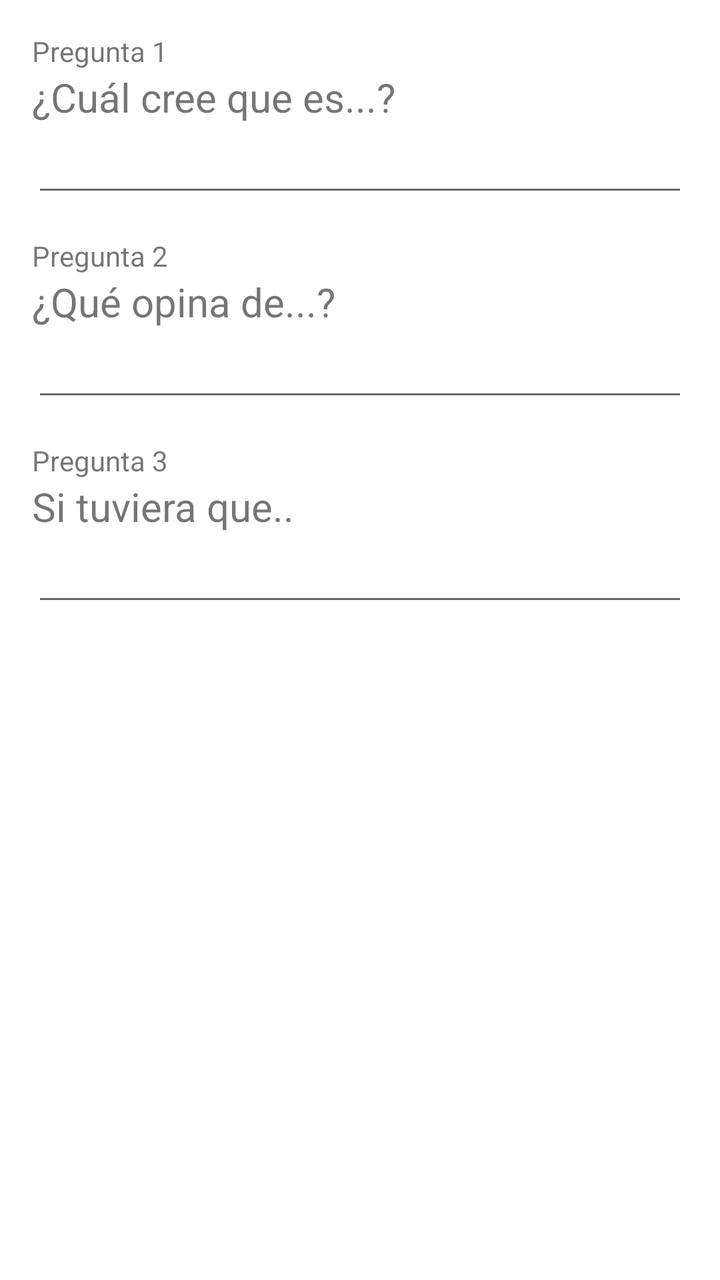
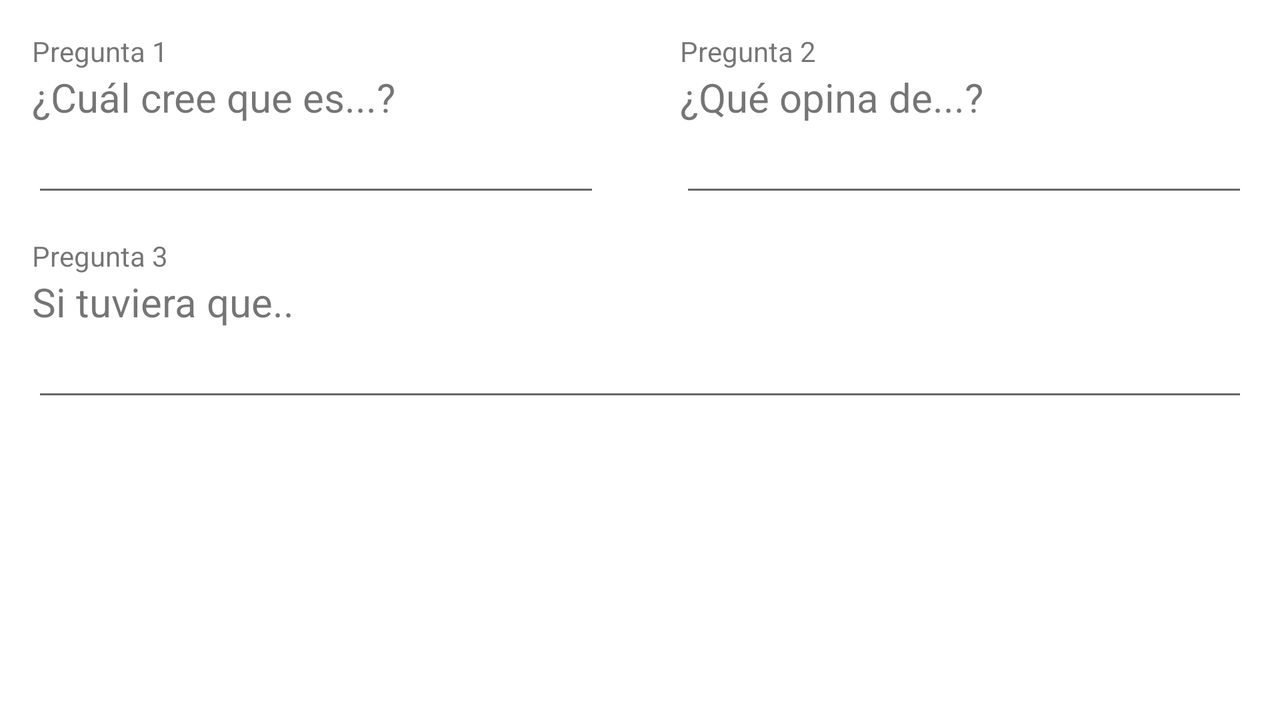

An Android layout and its configuration variant, each rendered on a device that would load it. The default file and the variant file are quoted in full after the pictures.
<!-- AndroidManifest.xml: application theme AppTheme -->
<!-- res/layout/activity_encuesta_docente.xml -->
<?xml version="1.0" encoding="utf-8"?>
<LinearLayout xmlns:android="http://schemas.android.com/apk/res/android"
    xmlns:tools="http://schemas.android.com/tools"
    android:layout_width="match_parent"
    android:layout_height="match_parent"
    android:paddingBottom="@dimen/activity_vertical_margin"
    android:paddingLeft="@dimen/activity_horizontal_margin"
    android:paddingRight="@dimen/activity_horizontal_margin"
    android:paddingTop="@dimen/activity_vertical_margin"
    tools:context=".activities.EncuestaDocenteActivity"
    android:orientation="vertical">

    <TextView
        android:layout_width="wrap_content"
        android:layout_height="wrap_content"
        android:text="Pregunta 1"  />

    <TextView
        android:layout_width="wrap_content"
        android:layout_height="wrap_content"
        android:text="¿Cuál cree que es...?"
        android:textSize="20sp"/>

    <EditText
        android:id="@+id/respuesta_pregunta_1"
        android:layout_width="match_parent"
        android:layout_height="wrap_content" />

    
    <TextView
        android:layout_marginTop="15dp"
        android:layout_width="wrap_content"
        android:layout_height="wrap_content"
        android:text="Pregunta 2"  />

    <TextView
        android:layout_width="wrap_content"
        android:layout_height="wrap_content"
        android:text="¿Qué opina de...?"
        android:textSize="20sp"/>

    <EditText
        android:layout_width="match_parent"
        android:layout_height="wrap_content" />

    
    <TextView
        android:layout_marginTop="15dp"
        android:layout_width="wrap_content"
        android:layout_height="wrap_content"
        android:text="Pregunta 3"  />

    <TextView
        android:layout_width="wrap_content"
        android:layout_height="wrap_content"
        android:text="Si tuviera que.."
        android:textSize="20sp"/>

    <EditText
        android:layout_width="match_parent"
        android:layout_height="wrap_content" />

</LinearLayout>
<!-- resources referenced by this layout -->
<resources>
  <dimen name="activity_horizontal_margin">16dp</dimen>
  <dimen name="activity_vertical_margin">16dp</dimen>
  <style name="AppTheme" parent="Theme.AppCompat.Light.DarkActionBar">
          
          <item name="colorPrimary">@color/colorPrimary</item>
          <item name="colorPrimaryDark">@color/colorPrimaryDark</item>
          <item name="colorAccent">@color/colorAccent</item>
          <item name="android:windowBackground">@color/white</item>
      </style>
  <color name="colorPrimary">#3F51B5</color>
  <color name="colorPrimaryDark">#303F9F</color>
  <color name="colorAccent">#FF4081</color>
  <color name="white">#FFF</color>
</resources>
<!-- res/layout-land/activity_encuesta_docente.xml (the repository's variant of the layout above) -->
<!-- drawn on the phone turned sideways -->
<?xml version="1.0" encoding="utf-8"?>
<LinearLayout xmlns:android="http://schemas.android.com/apk/res/android"
    xmlns:tools="http://schemas.android.com/tools"
    android:layout_width="match_parent"
    android:layout_height="match_parent"
    android:paddingBottom="@dimen/activity_vertical_margin"
    android:paddingLeft="@dimen/activity_horizontal_margin"
    android:paddingRight="@dimen/activity_horizontal_margin"
    android:paddingTop="@dimen/activity_vertical_margin"
    tools:context=".activities.EncuestaDocenteActivity"
    android:orientation="vertical">

    <LinearLayout
        android:layout_width="match_parent"
        android:layout_height="wrap_content"
        android:orientation="horizontal">
        <LinearLayout
            android:layout_width="match_parent"
            android:layout_height="wrap_content"
            android:orientation="vertical"
            android:layout_marginRight="20dp"
            android:layout_weight="1">
            <TextView
                android:layout_width="wrap_content"
                android:layout_height="wrap_content"
                android:text="Pregunta 1"  />

            <TextView
                android:layout_width="wrap_content"
                android:layout_height="wrap_content"
                android:text="¿Cuál cree que es...?"
                android:textSize="20sp"/>

            <EditText
                android:id="@+id/respuesta_pregunta_1"
                android:layout_width="match_parent"
                android:layout_height="wrap_content" />

        </LinearLayout>
        <LinearLayout
            android:layout_marginLeft="20dp"
            android:layout_width="match_parent"
            android:layout_height="wrap_content"
            android:layout_weight="1"
            android:orientation="vertical">
            
            <TextView
                android:layout_width="wrap_content"
                android:layout_height="wrap_content"
                android:text="Pregunta 2"  />

            <TextView
                android:layout_width="wrap_content"
                android:layout_height="wrap_content"
                android:text="¿Qué opina de...?"
                android:textSize="20sp"/>

            <EditText
                android:layout_width="match_parent"
                android:layout_height="wrap_content" />
        </LinearLayout>
    </LinearLayout>




    
    <TextView
        android:layout_marginTop="15dp"
        android:layout_width="wrap_content"
        android:layout_height="wrap_content"
        android:text="Pregunta 3"  />

    <TextView
        android:layout_width="wrap_content"
        android:layout_height="wrap_content"
        android:text="Si tuviera que.."
        android:textSize="20sp"/>

    <EditText
        android:layout_width="match_parent"
        android:layout_height="wrap_content" />
</LinearLayout>
